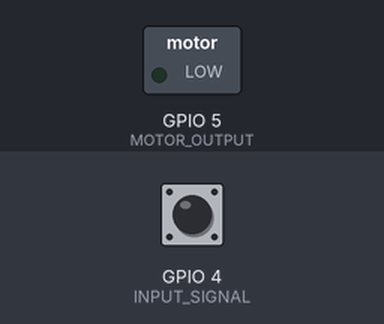
The sketch below on a simulated ESP32. On the bench: switched loads named in the sketch (green lamp = pin HIGH). The inputs (shaded band) are chosen by the test bench; at power-on: GPIO 4 (INPUT_SIGNAL) HIGH.

Above: at 1.0 s.
1.1 s: GPIO 4 (INPUT_SIGNAL) pulled LOW for 0.15 s
At 2.2 s:
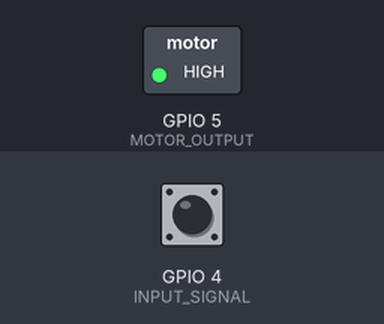
Timing chart, 0 to 12.6 s (numbered marks = the images above; inputs shaded):
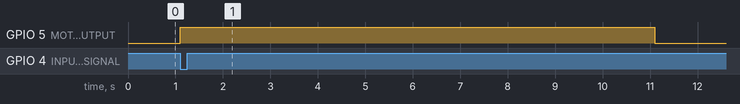

Measured:
- after the input at 1.1 s, GPIO 5 (MOTOR_OUTPUT): LOW → HIGH at once, → LOW 10.0 s later

The sketch:

main.c.ino
```cpp
#include <stdio.h>
#include <stdint.h>
#include <stdbool.h>
#include "driver/gpio.h"
#include "driver/uart.h"
#include "freertos/FreeRTOS.h"
#include "freertos/task.h"

#define INPUT_SIGNAL    GPIO_NUM_4
#define MOTOR_OUTPUT    GPIO_NUM_5
#define UART_PORT       UART_NUM_1

void init_gpio(void);
void init_uart(void);
void send_uart_message(const char *msg);

void app_main(void) {
    init_gpio();
    init_uart();

    while (1) {
        int signal = gpio_get_level(INPUT_SIGNAL);

        if (signal == 0) {
            gpio_set_level(MOTOR_OUTPUT, 1);
            send_uart_message("Motor ON\r\n");
            vTaskDelay(pdMS_TO_TICKS(10000));
            gpio_set_level(MOTOR_OUTPUT, 0);
            send_uart_message("Motor OFF\r\n");
        }

        vTaskDelay(pdMS_TO_TICKS(100));
    }
}

void init_gpio(void) {
    gpio_config_t io_conf = {0};
    io_conf.intr_type = GPIO_INTR_DISABLE;
    io_conf.mode = GPIO_MODE_INPUT;
    io_conf.pin_bit_mask = (1ULL << INPUT_SIGNAL);
    io_conf.pull_up_en = GPIO_PULLUP_ENABLE;
    gpio_config(&io_conf);

    io_conf.intr_type = GPIO_INTR_DISABLE;
    io_conf.mode = GPIO_MODE_OUTPUT;
    io_conf.pin_bit_mask = (1ULL << MOTOR_OUTPUT);
    io_conf.pull_up_en = GPIO_PULLUP_DISABLE;
    gpio_config(&io_conf);
}

void init_uart(void) {
    uart_config_t uart_config = {
        .baud_rate = 9600,
        .data_bits = UART_DATA_8_BITS,
        .parity    = UART_PARITY_DISABLE,
        .stop_bits = UART_STOP_BITS_1,
        .flow_ctrl = UART_HW_FLOWCTRL_DISABLE
    };
    uart_driver_install(UART_PORT, 1024, 0, 0, NULL, 0);
    uart_param_config(UART_PORT, &uart_config);
    uart_set_pin(UART_PORT, GPIO_NUM_17, GPIO_NUM_16, UART_PIN_NO_CHANGE, UART_PIN_NO_CHANGE);
}

void send_uart_message(const char *msg) {
    uart_write_bytes(UART_PORT, msg, strlen(msg));
}
```
